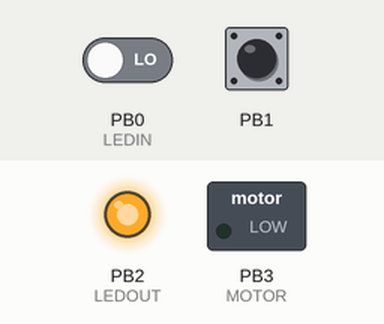
The program below on a simulated ATtiny13, built with avr-gcc and emulated at 1 MHz. Shown: switched loads named in the program (green lamp = pin HIGH), output pins drawn as LEDs (lit = HIGH). The inputs (shaded band) are chosen by the test bench; at power-on: PB0 (LEDIN) LOW, PB1 HIGH.

Above: at 1.2 s.
1.3 s: PB0 (LEDIN) driven HIGH
At 1.6 s:
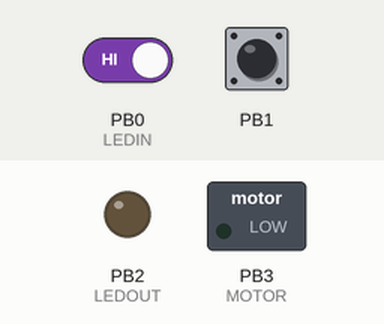
2.8 s: PB1 pulled LOW for 0.15 s
At 4.6 s:
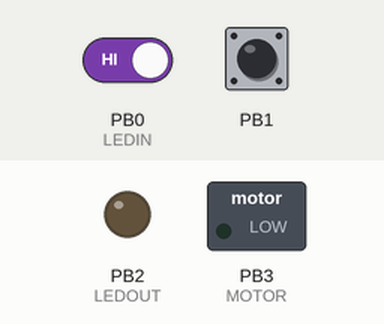
5.3 s: PB0 (LEDIN) driven LOW
At 5.9 s:
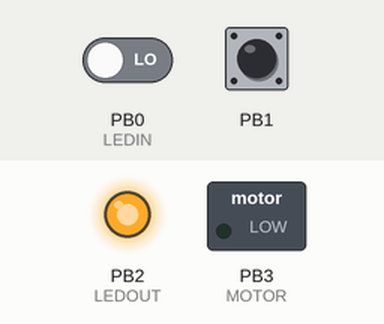
Timing chart, 0 to 8.3 s (numbered marks = the images above; inputs shaded):
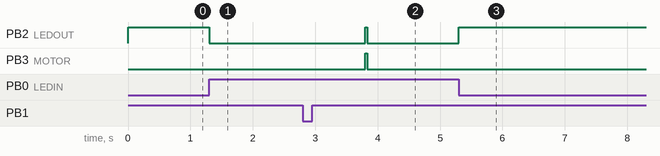

The program:

main.c
```c
#define F_CPU 1000000UL
#include <avr/io.h>
#include <avr/interrupt.h>
#include <util/delay.h>

#define LEDIN 0
#define LEDOUT 2
#define MOTOR 3

ISR(INT0_vect)
{
	{
	_delay_ms(1000); //blinking here
	}
	PORTB |= (1 << MOTOR) | (1 << LEDOUT);
	_delay_ms(30);
	PORTB &= ~(1 << MOTOR) & ~(1 << LEDOUT);
}

int main(void)
{
	GIMSK |= (1 << INT0); //INT0 interrupt  on bit PB1
	MCUCR |= (1 << ISC01); //falling edge
	sei();
	DDRB = 0b1100;	// 0 - IDE PIN 39 - LED INPUT
					// 1 - SD-ROM BUTTON EJECT (INTERRUPT)
					// 2 - LED INDICATOR
					// 3 - MOTOR
	PORTB = 0b000010;

	while (1)
	{
		if (PINB & (1 << LEDIN))
		{
			PORTB &= ~(1 << LEDOUT);
		}
		else
		{
			PORTB |= (1 << LEDOUT);
		}
	}
}
```

Measured:
- after the input at 1.3 s, PB2 (LEDOUT): HIGH → LOW at once
- after the input at 2.8 s, PB2 (LEDOUT), PB3 (MOTOR): LOW → HIGH after 1.0 s, → LOW 0.03 s later
- after the input at 5.3 s, PB2 (LEDOUT): LOW → HIGH at once
